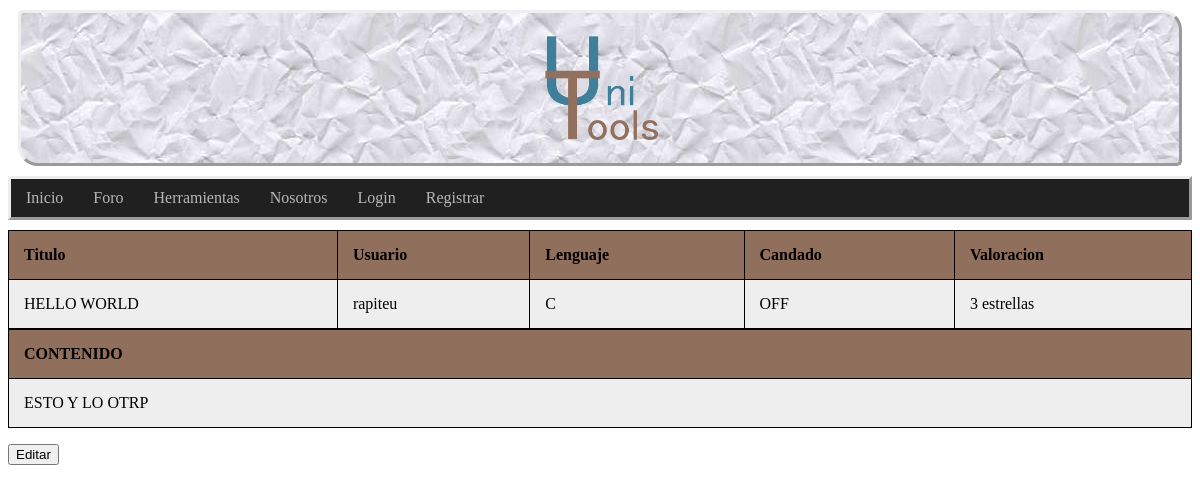
Before: /project.php?&id=9 with the older database file.
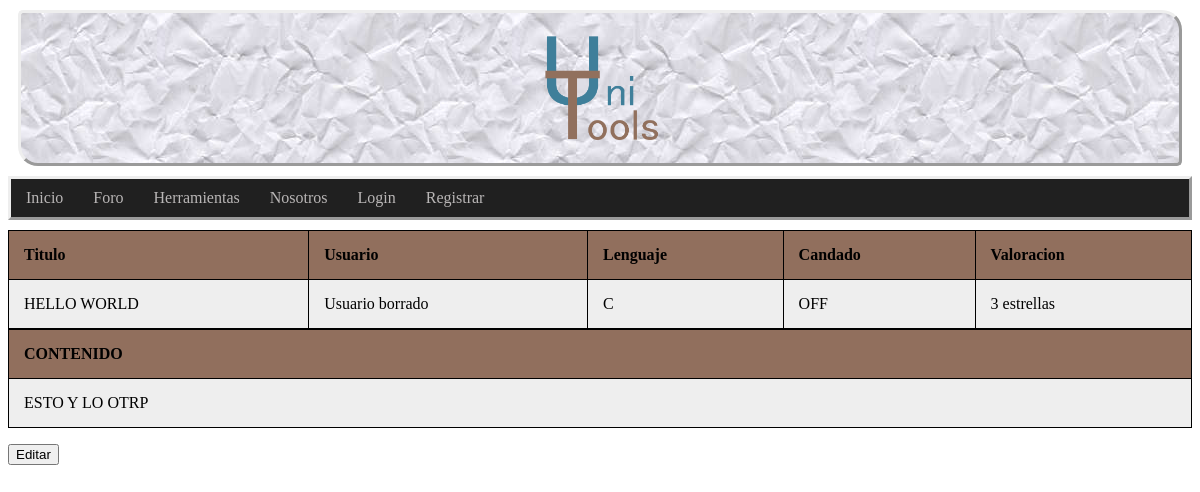
After: the same page with the newer database file.
### tables this page shows
CREATE TABLE `user` (
  `id_user` int(11) NOT NULL,
  `email` varchar(50) NOT NULL,
  `password` varchar(255) NOT NULL,
  `username` varchar(30) NOT NULL,
  `premium` tinyint(1) NOT NULL,
  `admin` tinyint(1) NOT NULL
);

### dao/dao_project.php (called while the page is built, shortened)
<?php
include_once('DAO.php');
include_once('project_class.php');
class DAOproject extends DAO {
  public function search_project($id)
  {
		$sql = sprintf("SELECT * FROM project WHERE id = $id");
		$result = $this->ejecutarConsulta($sql);
		if (count($result) > 0) {
			$proj = new TOUproject($result['id'],
            $result['userId'], $result['titulo'], $result['contenido'],
             $result['lenguaje'], $result['privado'],$result['candado'],$result['estrellas']);
            return $proj;
		}else{
            return null;
        }
	}
}

### dao/DAO.php (called while the page is built, shortened)
<?php
class DAO {
	public $conn;
	public function __construct() {
		if (!$this->conn){
			if(isset($_SESSION['admin']) && $_SESSION['admin']){
				$this->conn = mysqli_connect("localhost", "root", "", "unitoolsdb");
			}else{
				$this->conn = mysqli_connect("localhost", "Usuario", "", "unitoolsdb");
			}
		}
	}
	public function ejecutarConsulta($query){
		$result = mysqli_query($this->conn, $query) or die($this->conn->error);
        $array = mysqli_fetch_assoc($result);
		return $array;
	}
}
?>

### dao/project_class.php (called while the page is built, shortened)
<?php
class TOUproject {
	private $id;
	private $titulo;
	private $contenido;
	private $lenguaje;
  	private $candado;
	private $estrellas;
  function __construct($id='',$user='',$titulo='',$contenido='',$lenguaje='',$privado='',$candado='',$estrellas='',$file='')
  {
    $this->id = $id;
    $this->titulo = $titulo;
    $this->contenido = $contenido;
    $this->lenguaje = $lenguaje;
    $this->candado = $candado;
    $this->estrellas = $estrellas;
  }
  public function get_id(){
		return $this->id;
	}
	public function get_titulo(){
		return $this->titulo;
	}
	public function get_contenido(){
		return $this->contenido;
	}
	public function get_lenguaje(){
		return $this->lenguaje;
	}
  public function get_candado(){
		return $this->candado;
	}
  public function get_estrellas(){
		return $this->estrellas;
	}
 }

### dao/dao_user.php (called while the page is built, shortened)
<?php
include_once('DAO.php');
include_once('user_class.php');
class DAOUsuario extends DAO {
	public function search_userId($userId){
		$sql = sprintf("SELECT * FROM user WHERE id_User = $userId");
		if (!$this->ejecutarConsulta($sql))
			return null;
		else
		{
			$result = $this->ejecutarConsulta($sql);
			$user = new TOUser($result['id_user'],$result['email'],$result['password'],$result['username'],$result['premium'], $result['admin']);
			return $user;
		}
	}
}
?>

### dao/user_class.php (called while the page is built, shortened)
<?php
class TOUser {
	private $user_name;
	function __construct($userId='',$email='',$password='',$user_name='',$premium='', $admin=''){
		$this->user_name = $user_name;
	}
	public function get_username(){
		return $this->user_name;
	}
}
?>

### project.php (the view, shortened to what this page needs)
<?php
include_once("dao/dao_project.php");
include_once("dao/dao_user.php");
?>
<!DOCTYPE html>
<html>
<head>
	<link rel="stylesheet" type="text/css" href="css/projs.css">
</head>
<body>
	<div id="contenedor">
		<?php
		require("includes/common/cabecera.php");
		require("includes/common/navegacion.php");
		?>
		<div id="contenido">
			<?php
			$dao_proj = new DAOproject();
			$dao_user = new DAOUsuario();
			$id = $_GET["id"];
			$curr_proj = $dao_proj->search_project($id);
			$proj_id = $curr_proj->get_id();
			$usuario = $dao_user->search_userId($proj_id);
			$lenguaje = $curr_proj->get_lenguaje();
			$title = $curr_proj->get_titulo();
			$estrellas = $curr_proj->get_estrellas();
			$contenido = $curr_proj->get_contenido();
			$candado = $curr_proj->get_candado();
			if ($usuario == null) {
				$username = "Usuario borrado";
			} else {
				$username = $usuario->get_username();
			}
			if ($candado === true ){
				$candado = "ON";
			}
		    else {
				$candado = "OFF";
			}
             echo "<table id='t01' style='width:100%'>";
             echo "<tr>";
             echo "<th>Titulo</th>";
             echo "<th>Usuario</th>";
             echo "<th>Lenguaje</th>";
             echo "<th>Candado</th>";
             echo "<th>Valoracion</th>";
             echo "</tr>";
             echo "<tr>";
             echo "<td>". $title ."</td>";
			 echo "<td>". $username ."</td>";
			 echo "<td>". $lenguaje ."</td>";
			 echo "<td>". $candado ."</td>";
			 echo "<td>". $estrellas ." estrellas </td>";
			 echo "</tr>";
             echo "</table>";
             echo "<table id='t01' style='width:100%'>";
             echo "<tr>";
             echo "<th> CONTENIDO </th>";
			 echo "</tr>";
			 echo "<tr>";
			 echo "<td>" . $contenido . "</td>";
			 echo "</tr>";
             echo "</table>";
			echo "<p></p><button onclick=\"location.href='editar_proj.php?proj=" . $proj_id . "'\">Editar</button>"
			?>
		</div>
	</div>
</body>

Changed rows visible on the page:
removed user: username "rapiteu"
Other visible differences:
$username: (not shown) → "Usuario borrado"
